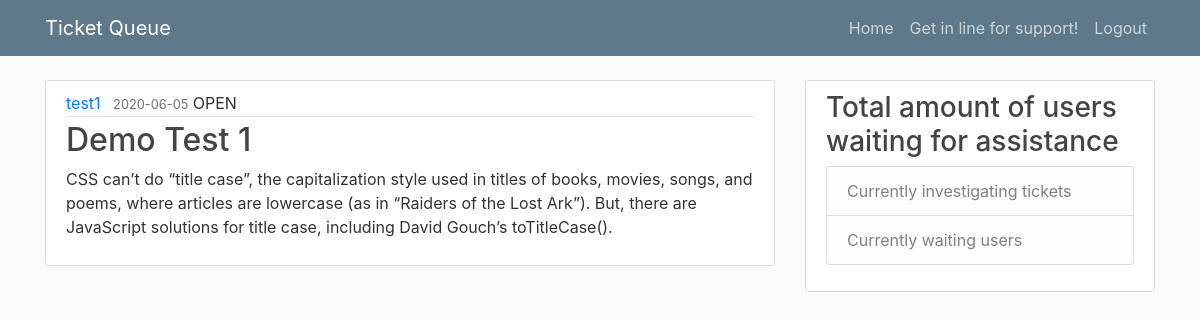
/post/7 (signed in), run on an earlier commit of the app's database.
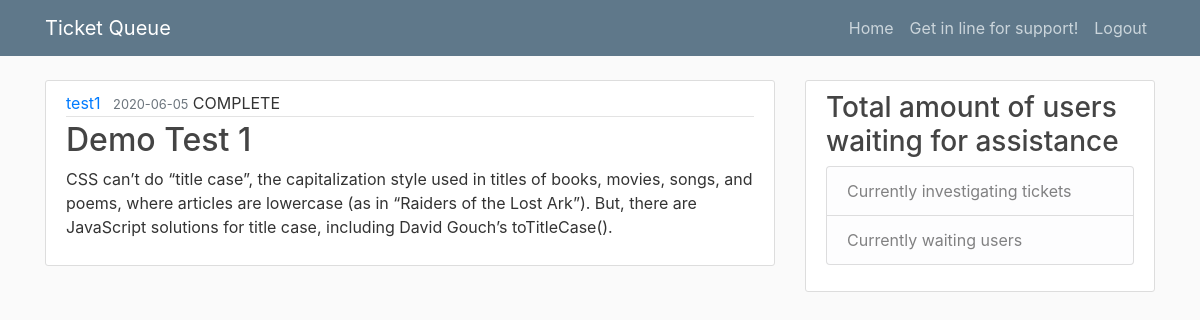
And on a later commit of the database.
### helpdeskqueue/models.py (models this page shows, shortened)
class Post(db.Model):
    id = db.Column(db.Integer, primary_key = True)
    title = db.Column(db.String(100), nullable = False)
    date_posted = db.Column(db.DateTime, nullable = False, default = datetime.utcnow)
    content = db.Column(db.Text, nullable = False)
    category = db.Column(db.Text, nullable = False)
    status = db.Column(db.Text, nullable = False)
    user_id = db.Column(db.Integer, db.ForeignKey('user.id'), nullable = False)
    notes = db.Column(db.String, nullable = True)
    assisted_by = db.Column(db.String, nullable = True)

### helpdeskqueue/routes.py (the view, shortened to what this page needs)
@app.route("/post/<int:post_id>", methods = ['GET', 'POST'])
@login_required
def post(post_id):
    admin = 'admin'
    form = QueueForm()
    action = PageAction()
    post = Post.query.get_or_404(post_id)
    return render_template('post.html', title = post.title, post = post, admin = admin, status = status, form = form, action = action)

### helpdeskqueue/models.py (called while the page is built)
@login_manager.user_loader
def load_user(user_id):
    return User.query.get(int(user_id))

### helpdeskqueue/templates/post.html (shortened to what this page needs)
{% extends 'layout.html' %}
{% block content %}
    <article class="media content-section">
        <div class="media-body">
          <div class="article-metadata">
            <a class="mr-2" href="{{ url_for('user_posts', username = post.author.username) }}">{{ post.author.username }}</a>
            <small class="text-muted">{{ post.date_posted.strftime('%Y-%m-%d') }}</small>
            <a class = "uppercase">{{ post.status }}</a>
          </div>
          <h2 class = "article-title">{{ post.title }}</h2>
          <p class= "article-content">{{ post.content }}</p>
        </div>
      </article>
{% endblock content %}

What changed in the data, as far as the page shows it:
changed Post "Demo Test 1": status "OPEN" → "COMPLETE"
